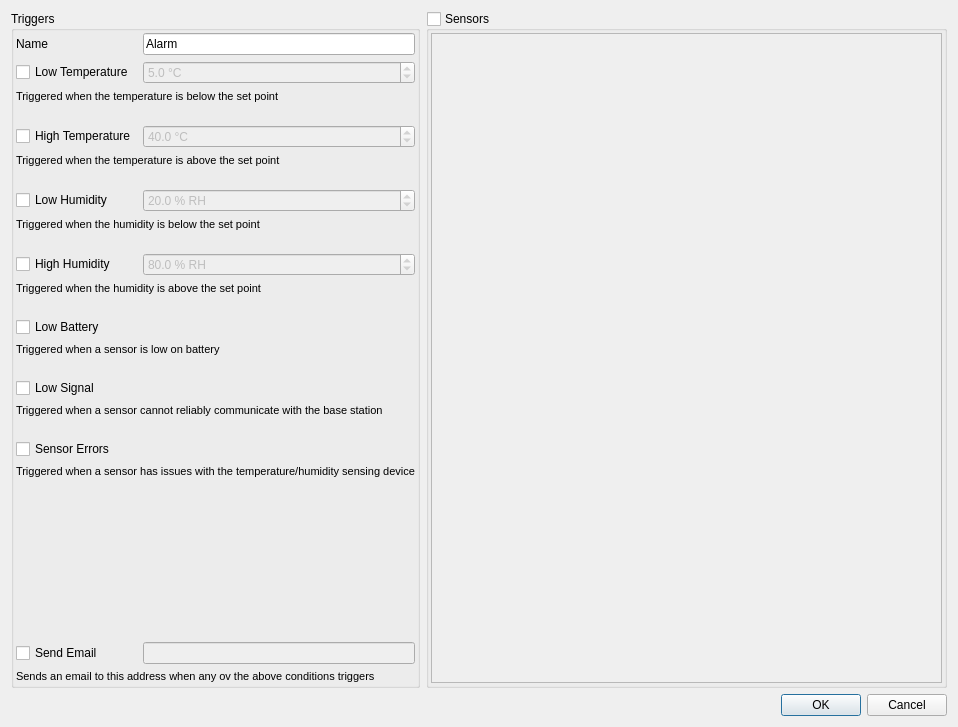
<?xml version="1.0" encoding="UTF-8"?>
<ui version="4.0">
 <class>ConfigureAlarmDialog</class>
 <widget class="QDialog" name="ConfigureAlarmDialog">
  <property name="geometry">
   <rect>
    <x>0</x>
    <y>0</y>
    <width>958</width>
    <height>727</height>
   </rect>
  </property>
  <property name="windowTitle">
   <string>New Alarm</string>
  </property>
  <layout class="QVBoxLayout" name="verticalLayout">
   <item>
    <widget class="QWidget" name="widget_3" native="true">
     <layout class="QHBoxLayout" name="horizontalLayout" stretch="0,100">
      <property name="leftMargin">
       <number>0</number>
      </property>
      <property name="topMargin">
       <number>0</number>
      </property>
      <property name="rightMargin">
       <number>0</number>
      </property>
      <property name="bottomMargin">
       <number>0</number>
      </property>
      <item>
       <widget class="QGroupBox" name="groupBox">
        <property name="title">
         <string>Triggers</string>
        </property>
        <layout class="QGridLayout" name="gridLayout">
         <property name="leftMargin">
          <number>2</number>
         </property>
         <property name="topMargin">
          <number>2</number>
         </property>
         <property name="rightMargin">
          <number>2</number>
         </property>
         <property name="bottomMargin">
          <number>2</number>
         </property>
         <item row="13" column="0">
          <widget class="QCheckBox" name="lowBatteryWatch">
           <property name="text">
            <string>Low Battery</string>
           </property>
           <property name="icon">
            <iconset resource="../res/res.qrc">
             <normaloff>:/icons/ui/battery-0.png</normaloff>:/icons/ui/battery-0.png</iconset>
           </property>
          </widget>
         </item>
         <item row="19" column="0">
          <widget class="QCheckBox" name="sensorErrorsWatch">
           <property name="text">
            <string>Sensor Errors</string>
           </property>
           <property name="icon">
            <iconset resource="../res/res.qrc">
             <normaloff>:/icons/ui/sensor-error.png</normaloff>:/icons/ui/sensor-error.png</iconset>
           </property>
          </widget>
         </item>
         <item row="23" column="0" colspan="2">
          <widget class="QLabel" name="label_9">
           <property name="font">
            <font>
             <pointsize>8</pointsize>
            </font>
           </property>
           <property name="text">
            <string>Sends an email to this address when any ov the above conditions triggers</string>
           </property>
          </widget>
         </item>
         <item row="9" column="0">
          <spacer name="verticalSpacer_4">
           <property name="orientation">
            <enum>Qt::Vertical</enum>
           </property>
           <property name="sizeType">
            <enum>QSizePolicy::Fixed</enum>
           </property>
           <property name="sizeHint" stdset="0">
            <size>
             <width>1</width>
             <height>16</height>
            </size>
           </property>
          </spacer>
         </item>
         <item row="1" column="1">
          <widget class="QDoubleSpinBox" name="lowTemperature">
           <property name="enabled">
            <bool>false</bool>
           </property>
           <property name="suffix">
            <string> °C</string>
           </property>
           <property name="decimals">
            <number>1</number>
           </property>
           <property name="minimum">
            <double>-50.000000000000000</double>
           </property>
           <property name="maximum">
            <double>200.000000000000000</double>
           </property>
           <property name="value">
            <double>5.000000000000000</double>
           </property>
          </widget>
         </item>
         <item row="11" column="0" colspan="2">
          <widget class="QLabel" name="label_5">
           <property name="font">
            <font>
             <pointsize>8</pointsize>
            </font>
           </property>
           <property name="text">
            <string>Triggered when the humidity is above the set point</string>
           </property>
          </widget>
         </item>
         <item row="4" column="0">
          <widget class="QCheckBox" name="highTemperatureWatch">
           <property name="text">
            <string>High Temperature</string>
           </property>
           <property name="icon">
            <iconset resource="../res/res.qrc">
             <normaloff>:/icons/ui/temperature.png</normaloff>:/icons/ui/temperature.png</iconset>
           </property>
          </widget>
         </item>
         <item row="18" column="0">
          <spacer name="verticalSpacer_7">
           <property name="orientation">
            <enum>Qt::Vertical</enum>
           </property>
           <property name="sizeType">
            <enum>QSizePolicy::Fixed</enum>
           </property>
           <property name="sizeHint" stdset="0">
            <size>
             <width>1</width>
             <height>16</height>
            </size>
           </property>
          </spacer>
         </item>
         <item row="6" column="0">
          <spacer name="verticalSpacer_3">
           <property name="orientation">
            <enum>Qt::Vertical</enum>
           </property>
           <property name="sizeType">
            <enum>QSizePolicy::Fixed</enum>
           </property>
           <property name="sizeHint" stdset="0">
            <size>
             <width>1</width>
             <height>16</height>
            </size>
           </property>
          </spacer>
         </item>
         <item row="17" column="0" colspan="2">
          <widget class="QLabel" name="label_7">
           <property name="font">
            <font>
             <pointsize>8</pointsize>
            </font>
           </property>
           <property name="text">
            <string>Triggered when a sensor cannot reliably communicate with the base station</string>
           </property>
          </widget>
         </item>
         <item row="10" column="1">
          <widget class="QDoubleSpinBox" name="highHumidity">
           <property name="enabled">
            <bool>false</bool>
           </property>
           <property name="suffix">
            <string> % RH</string>
           </property>
           <property name="decimals">
            <number>1</number>
           </property>
           <property name="value">
            <double>80.000000000000000</double>
           </property>
          </widget>
         </item>
         <item row="0" column="1">
          <widget class="QLineEdit" name="name">
           <property name="text">
            <string>Alarm</string>
           </property>
          </widget>
         </item>
         <item row="15" column="0">
          <spacer name="verticalSpacer_6">
           <property name="orientation">
            <enum>Qt::Vertical</enum>
           </property>
           <property name="sizeType">
            <enum>QSizePolicy::Fixed</enum>
           </property>
           <property name="sizeHint" stdset="0">
            <size>
             <width>1</width>
             <height>16</height>
            </size>
           </property>
          </spacer>
         </item>
         <item row="2" column="0" colspan="2">
          <widget class="QLabel" name="label_2">
           <property name="font">
            <font>
             <pointsize>8</pointsize>
            </font>
           </property>
           <property name="text">
            <string>Triggered when the temperature is below the set point</string>
           </property>
          </widget>
         </item>
         <item row="12" column="0">
          <spacer name="verticalSpacer_5">
           <property name="orientation">
            <enum>Qt::Vertical</enum>
           </property>
           <property name="sizeType">
            <enum>QSizePolicy::Fixed</enum>
           </property>
           <property name="sizeHint" stdset="0">
            <size>
             <width>1</width>
             <height>16</height>
            </size>
           </property>
          </spacer>
         </item>
         <item row="20" column="0" colspan="2">
          <widget class="QLabel" name="label_8">
           <property name="font">
            <font>
             <pointsize>8</pointsize>
            </font>
           </property>
           <property name="text">
            <string>Triggered when a sensor has issues with the temperature/humidity sensing device</string>
           </property>
          </widget>
         </item>
         <item row="3" column="0">
          <spacer name="verticalSpacer_2">
           <property name="orientation">
            <enum>Qt::Vertical</enum>
           </property>
           <property name="sizeType">
            <enum>QSizePolicy::Fixed</enum>
           </property>
           <property name="sizeHint" stdset="0">
            <size>
             <width>1</width>
             <height>16</height>
            </size>
           </property>
          </spacer>
         </item>
         <item row="14" column="0" colspan="2">
          <widget class="QLabel" name="label_6">
           <property name="font">
            <font>
             <pointsize>8</pointsize>
            </font>
           </property>
           <property name="text">
            <string>Triggered when a sensor is low on battery</string>
           </property>
          </widget>
         </item>
         <item row="8" column="0" colspan="2">
          <widget class="QLabel" name="label_4">
           <property name="font">
            <font>
             <pointsize>8</pointsize>
            </font>
           </property>
           <property name="text">
            <string>Triggered when the humidity is below the set point</string>
           </property>
          </widget>
         </item>
         <item row="7" column="0">
          <widget class="QCheckBox" name="lowHumidityWatch">
           <property name="text">
            <string>Low Humidity</string>
           </property>
           <property name="icon">
            <iconset resource="../res/res.qrc">
             <normaloff>:/icons/ui/humidity.png</normaloff>:/icons/ui/humidity.png</iconset>
           </property>
          </widget>
         </item>
         <item row="16" column="0">
          <widget class="QCheckBox" name="lowSignalWatch">
           <property name="text">
            <string>Low Signal</string>
           </property>
           <property name="icon">
            <iconset resource="../res/res.qrc">
             <normaloff>:/icons/ui/signal-0.png</normaloff>:/icons/ui/signal-0.png</iconset>
           </property>
          </widget>
         </item>
         <item row="21" column="0">
          <spacer name="verticalSpacer_8">
           <property name="orientation">
            <enum>Qt::Vertical</enum>
           </property>
           <property name="sizeHint" stdset="0">
            <size>
             <width>20</width>
             <height>40</height>
            </size>
           </property>
          </spacer>
         </item>
         <item row="1" column="0">
          <widget class="QCheckBox" name="lowTemperatureWatch">
           <property name="text">
            <string>Low Temperature</string>
           </property>
           <property name="icon">
            <iconset resource="../res/res.qrc">
             <normaloff>:/icons/ui/temperature.png</normaloff>:/icons/ui/temperature.png</iconset>
           </property>
          </widget>
         </item>
         <item row="10" column="0">
          <widget class="QCheckBox" name="highHumidityWatch">
           <property name="text">
            <string>High Humidity</string>
           </property>
           <property name="icon">
            <iconset resource="../res/res.qrc">
             <normaloff>:/icons/ui/humidity.png</normaloff>:/icons/ui/humidity.png</iconset>
           </property>
          </widget>
         </item>
         <item row="22" column="1">
          <widget class="QLineEdit" name="emailRecipient">
           <property name="enabled">
            <bool>false</bool>
           </property>
          </widget>
         </item>
         <item row="22" column="0">
          <widget class="QCheckBox" name="sendEmailAction">
           <property name="text">
            <string>Send Email</string>
           </property>
           <property name="icon">
            <iconset resource="../res/res.qrc">
             <normaloff>:/icons/ui/email.png</normaloff>:/icons/ui/email.png</iconset>
           </property>
          </widget>
         </item>
         <item row="4" column="1">
          <widget class="QDoubleSpinBox" name="highTemperature">
           <property name="enabled">
            <bool>false</bool>
           </property>
           <property name="suffix">
            <string> °C</string>
           </property>
           <property name="decimals">
            <number>1</number>
           </property>
           <property name="minimum">
            <double>-50.000000000000000</double>
           </property>
           <property name="maximum">
            <double>200.000000000000000</double>
           </property>
           <property name="value">
            <double>40.000000000000000</double>
           </property>
          </widget>
         </item>
         <item row="7" column="1">
          <widget class="QDoubleSpinBox" name="lowHumidity">
           <property name="enabled">
            <bool>false</bool>
           </property>
           <property name="suffix">
            <string> % RH</string>
           </property>
           <property name="decimals">
            <number>1</number>
           </property>
           <property name="maximum">
            <double>100.000000000000000</double>
           </property>
           <property name="value">
            <double>20.000000000000000</double>
           </property>
          </widget>
         </item>
         <item row="0" column="0">
          <widget class="QLabel" name="label">
           <property name="text">
            <string>Name</string>
           </property>
          </widget>
         </item>
         <item row="5" column="0" colspan="2">
          <widget class="QLabel" name="label_3">
           <property name="font">
            <font>
             <pointsize>8</pointsize>
            </font>
           </property>
           <property name="text">
            <string>Triggered when the temperature is above the set point</string>
           </property>
          </widget>
         </item>
        </layout>
       </widget>
      </item>
      <item>
       <widget class="QGroupBox" name="sensorGroup">
        <property name="title">
         <string>Sensors</string>
        </property>
        <property name="checkable">
         <bool>true</bool>
        </property>
        <property name="checked">
         <bool>false</bool>
        </property>
        <layout class="QVBoxLayout" name="verticalLayout_2" stretch="0">
         <property name="leftMargin">
          <number>2</number>
         </property>
         <property name="topMargin">
          <number>2</number>
         </property>
         <property name="rightMargin">
          <number>2</number>
         </property>
         <property name="bottomMargin">
          <number>2</number>
         </property>
         <item>
          <widget class="QTreeView" name="sensorList">
           <property name="alternatingRowColors">
            <bool>true</bool>
           </property>
          </widget>
         </item>
        </layout>
       </widget>
      </item>
     </layout>
    </widget>
   </item>
   <item>
    <widget class="QDialogButtonBox" name="buttonBox">
     <property name="orientation">
      <enum>Qt::Horizontal</enum>
     </property>
     <property name="standardButtons">
      <set>QDialogButtonBox::Cancel|QDialogButtonBox::Ok</set>
     </property>
    </widget>
   </item>
  </layout>
 </widget>
 <resources>
  <include location="../res/res.qrc"/>
 </resources>
 <connections>
  <connection>
   <sender>buttonBox</sender>
   <signal>accepted()</signal>
   <receiver>ConfigureAlarmDialog</receiver>
   <slot>accept()</slot>
   <hints>
    <hint type="sourcelabel">
     <x>266</x>
     <y>717</y>
    </hint>
    <hint type="destinationlabel">
     <x>157</x>
     <y>274</y>
    </hint>
   </hints>
  </connection>
  <connection>
   <sender>buttonBox</sender>
   <signal>rejected()</signal>
   <receiver>ConfigureAlarmDialog</receiver>
   <slot>reject()</slot>
   <hints>
    <hint type="sourcelabel">
     <x>334</x>
     <y>717</y>
    </hint>
    <hint type="destinationlabel">
     <x>286</x>
     <y>274</y>
    </hint>
   </hints>
  </connection>
  <connection>
   <sender>lowTemperatureWatch</sender>
   <signal>toggled(bool)</signal>
   <receiver>lowTemperature</receiver>
   <slot>setEnabled(bool)</slot>
   <hints>
    <hint type="sourcelabel">
     <x>141</x>
     <y>90</y>
    </hint>
    <hint type="destinationlabel">
     <x>218</x>
     <y>88</y>
    </hint>
   </hints>
  </connection>
  <connection>
   <sender>highTemperatureWatch</sender>
   <signal>toggled(bool)</signal>
   <receiver>highTemperature</receiver>
   <slot>setEnabled(bool)</slot>
   <hints>
    <hint type="sourcelabel">
     <x>116</x>
     <y>168</y>
    </hint>
    <hint type="destinationlabel">
     <x>224</x>
     <y>168</y>
    </hint>
   </hints>
  </connection>
  <connection>
   <sender>lowHumidityWatch</sender>
   <signal>toggled(bool)</signal>
   <receiver>lowHumidity</receiver>
   <slot>setEnabled(bool)</slot>
   <hints>
    <hint type="sourcelabel">
     <x>148</x>
     <y>251</y>
    </hint>
    <hint type="destinationlabel">
     <x>214</x>
     <y>247</y>
    </hint>
   </hints>
  </connection>
  <connection>
   <sender>highHumidityWatch</sender>
   <signal>toggled(bool)</signal>
   <receiver>highHumidity</receiver>
   <slot>setEnabled(bool)</slot>
   <hints>
    <hint type="sourcelabel">
     <x>163</x>
     <y>327</y>
    </hint>
    <hint type="destinationlabel">
     <x>212</x>
     <y>326</y>
    </hint>
   </hints>
  </connection>
  <connection>
   <sender>sendEmailAction</sender>
   <signal>toggled(bool)</signal>
   <receiver>emailRecipient</receiver>
   <slot>setEnabled(bool)</slot>
   <hints>
    <hint type="sourcelabel">
     <x>124</x>
     <y>649</y>
    </hint>
    <hint type="destinationlabel">
     <x>226</x>
     <y>633</y>
    </hint>
   </hints>
  </connection>
 </connections>
</ui>
